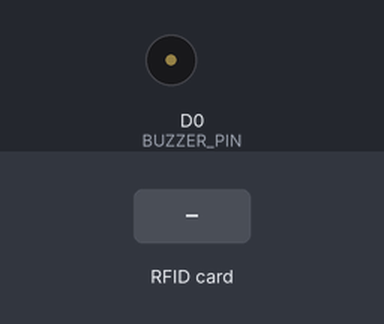
This sketch was run on a simulated ESP8266 (NodeMCU). Shown: buzzer (waves = sounding, pin HIGH). The inputs (shaded band) are chosen by the test bench. WiFi joins after 1.5 s; servers stay silent unless stated; network time is answered at once with the bench clock; the local clock reads 2024-03-15 10:24:30 at power-on unless the sketch sets it; the Firebase database answers and starts empty; what the sketch prints to the serial monitor is not drawn.

Above: at 2.7 s.
2.8 s: RFID card 5E 7A 19 C4 held to the reader
At 3.8 s:
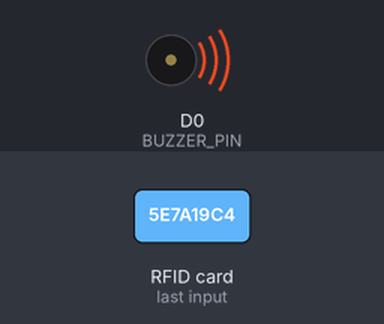
Timing chart, 0 to 5.8 s (numbered marks = the images above; inputs shaded):
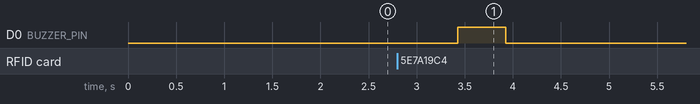

The sketch:

AccessControlCodeForTeacherAndStudent.ino
```cpp
#include <SPI.h>
#include <MFRC522.h>
#include <ESP8266WiFi.h>
#include <FirebaseESP8266.h>
#include <WiFiUdp.h>
#include <NTPClient.h>

#define SS_PIN D2
#define RST_PIN D3
#define BUZZER_PIN D0

MFRC522 mfrc522(SS_PIN, RST_PIN);

#define FIREBASE_HOST "schoolsecuritysystemusin-4c8fa-default-rtdb.asia-southeast1.firebasedatabase.app"
#define FIREBASE_AUTH "AIzaSyDCXvbE44rMmYlkSLMIsramC6tiBcLBNH4"

char ssid[] = "StarLink";
char password[] = "kashif321123";

#define SCANNED_CARD_PATH "/Authorized Card Scanned/"
#define UNAUTHORIZED_CARD_PATH "/Unauthorized Card Scanned/"

FirebaseData firebaseData;

// NTP
WiFiUDP ntpUDP;
NTPClient timeClient(ntpUDP, "pool.ntp.org", 19800); // Use the pool.ntp.org server for time synchronization

void setup() {
  Serial.begin(9600);
  SPI.begin();
  mfrc522.PCD_Init();
  pinMode(BUZZER_PIN, OUTPUT);
  WiFi.begin(ssid, password);

  while (WiFi.status() != WL_CONNECTED) {
    delay(50);
    Serial.print(".");
  }

  Serial.println();
  Serial.print("Connected to Wi-Fi network");
  Serial.println(WiFi.localIP());

  Firebase.begin(FIREBASE_HOST, FIREBASE_AUTH);

  Serial.println("Ready to read RFID cards...");

  // Initialize NTP client
  timeClient.begin();
  timeClient.setTimeOffset(5 * 60 * 60); // Set the time zone offset (5 hours for Pakistan)
  timeClient.forceUpdate(); // Force an immediate time and date update from the NTP server
}

void loop() {
  if (!mfrc522.PICC_IsNewCardPresent() || !mfrc522.PICC_ReadCardSerial()) {
    delay(10);
    return;
  }

  Serial.print("Card ID: ");
  String cardID = "";

  for (byte i = 0; i < mfrc522.uid.size; i++) {
    cardID += mfrc522.uid.uidByte[i];
  }

  Serial.println(cardID);

  if (checkCardID(cardID)) {
    beepBuzzerOnce();
  } else {
    beepBuzzer();
  }

  mfrc522.PICC_HaltA();
  delay(10);

  // Update NTP time and date
  timeClient.update();

  // Get the current Unix timestamp
  unsigned long unixTime = timeClient.getEpochTime();

  // Convert Unix timestamp to a human-readable date and time
  String currentDate = unixTimeToDateString(unixTime);
  String currentTime = unixTimeToTimeString(unixTime);

  Serial.println("Current Date in Pakistan: " + currentDate);
  Serial.println("Current Time in Pakistan: " + currentTime);
}

bool checkCardID(String cardID) {
  if (!Firebase.getString(firebaseData, "/allowed-card-ids/" + cardID)) {
    Serial.println("Card ID not found in Firebase");
    logCardData(UNAUTHORIZED_CARD_PATH, cardID);
    return false;
  }

  String allowedCardID = firebaseData.stringData();

  if (allowedCardID == "null") {
    Serial.println("Card ID not found in Firebase");
    logCardData(UNAUTHORIZED_CARD_PATH, cardID);
    return false;
  }

  Serial.println("Card ID found in Firebase: " + allowedCardID);
  logCardData(SCANNED_CARD_PATH, cardID);
  return true;
}

void logCardData(String path, String cardID) {
  // Get the current Unix timestamp
  unsigned long unixTime = timeClient.getEpochTime();

  // Convert Unix timestamp to a human-readable date and time
  String data = "id: " + cardID + " , date: " + unixTimeToDateString(unixTime) + " , time: " + unixTimeToTimeString(unixTime);
  String date = unixTimeToDateString(unixTime);
  String time = unixTimeToTimeString(unixTime);
  path = path + unixTimeToDateString(unixTime)+","+unixTimeToTimeString(unixTime) ;

  if (Firebase.setString(firebaseData, path+"/date", date)) {
    Serial.println("Data logged to Firebase: " + date);
  } else {
    Serial.println("Failed to log data to Firebase: " + date);
  }


  if (Firebase.setString(firebaseData, path+"/time", time)) {
    Serial.println("Data logged to Firebase: " + time);
  } else {
    Serial.println("Failed to log data to Firebase: " + time);
  }

  if (Firebase.setString(firebaseData, path+"/cardID", cardID)) {
    Serial.println("Data logged to Firebase: " + cardID);
  } else {
    Serial.println("Failed to log data to Firebase: " + cardID);
  }

}

void beepBuzzerOnce() {
  digitalWrite(BUZZER_PIN, HIGH);
  delay(500);
  digitalWrite(BUZZER_PIN, LOW);
}

void beepBuzzer() {
  int i = 0;
  while (i <= 20) {
    digitalWrite(BUZZER_PIN, HIGH);
    delay(100);
    digitalWrite(BUZZER_PIN, LOW);
    delay(100);
    i++;
  }
}

String unixTimeToDateString(unsigned long unixTime) {
  char buffer[20];
  struct tm *tm;
  time_t rawtime = unixTime;
  tm = localtime(&rawtime);
  sprintf(buffer, "%04d-%02d-%02d", tm->tm_year + 1900, tm->tm_mon + 1, tm->tm_mday);
  return String(buffer);
}

String unixTimeToTimeString(unsigned long unixTime) {
  char buffer[20];
  struct tm *tm;
  time_t rawtime = unixTime;
  tm = localtime(&rawtime);
  sprintf(buffer, "%02d:%02d:%02d", tm->tm_hour, tm->tm_min, tm->tm_sec);
  return String(buffer);
}
```

Measured:
- after the input at 2.8 s, D0 (BUZZER_PIN): LOW → HIGH after 0.63 s, → LOW 0.50 s later
